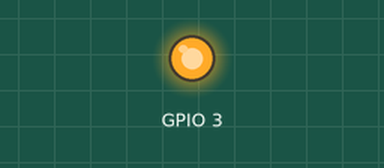
This program was run on a simulated Raspberry Pi (BCM pin numbers), started with the arguments 3 3. Shown: output pins drawn as LEDs (lit = HIGH). At 0.0 s the program stops and its outputs stay as they are.

Above: at 0.1 s.
Timing chart, 0 to 1.5 s (numbered marks = the images above):
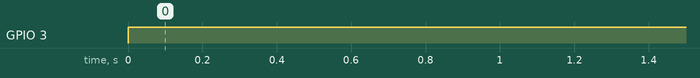

Measured:
- by itself, GPIO 3: LOW → HIGH at 0.00 s

The program:

app.py
```python
#!/usr/bin/python
import sys
import time
import os
import RPi.GPIO as GPIO
GPIO.setmode(GPIO.BCM)
GPIO.setwarnings(False)
# The role and status information from being received
role = int(sys.argv[1])
islem = int(sys.argv[2])

# If the number is greater than 0 GPIO make the setup role, implementing a process that you send.
if role>0:
			GPIO.setup(role,GPIO.OUT)
			if islem>=0:
						GPIO.output(role,islem)
```
